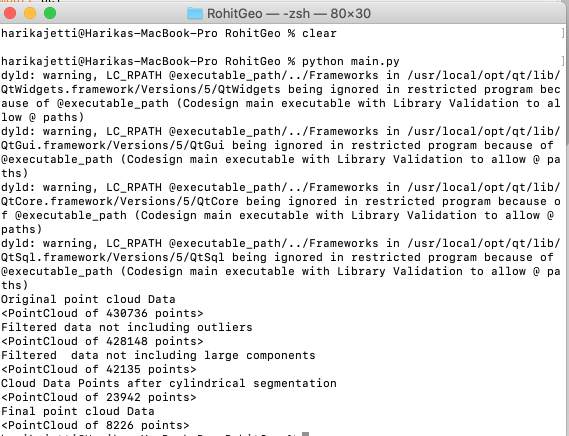
#> input picture GeoSpatialVisualization_513/Project/Code Run.png, 1138 x 872 px (shown at 1/2 size)
$ python Homework_1.py   (older library calls are emulated)
#> lines starting #> are read from the running program, lines starting #| are printed output that depends on the picture; after the words box and inside, x2 and y2 are one past the last pixel; in counts of white or black regions, pixels touching at a corner belong together
import cv2
import numpy as np
import sys
import os
import glob
from os import listdir
import scipy.ndimage as scindi
from os.path import isfile, join
import matplotlib.pyplot as plt
import matplotlib.image as mpimg

def Grayscale():
    image1 = cv2.imread('meanImg.jpg')
    img = cv2.cvtColor(image1, cv2.COLOR_BGR2GRAY)
    cv2.imshow('Grayscale Image', img)
    cv2.waitKey()
    return img

def AdaptiveThreshMean(img):
    thresh1 = cv2.adaptiveThreshold(img, 255, cv2.ADAPTIVE_THRESH_MEAN_C,
                                          cv2.THRESH_BINARY, 199, 5)
    cv2.imshow('Adaptive Threshold Mean', thresh1)
    cv2.waitKey()

def AdaptiveThreshGaussian(img):
    thresh2 = cv2.adaptiveThreshold(img, 255, cv2.ADAPTIVE_THRESH_GAUSSIAN_C,
                                              cv2.THRESH_BINARY, 199, 5)
    cv2.imshow('Adaptive Threshold Gaussian', thresh2)
    cv2.waitKey()

def GaussianFilter():
    numpy_array=cv2.imread("meanImg.jpg",0)
    image_mask = numpy_array.astype(np.uint8)
    gaussian_image = scindi.gaussian_filter(image_mask, (10,10))
    cv2.imshow('Gaussian Filter Image', gaussian_image)
    cv2.waitKey()

def MeanForImg(directory, imageNum):
    images = []
    count = 0
    directory = os.path.join(directory,'*g')
    images = glob.glob(directory)
    meanImg =  np.zeros((500, 500,3), dtype=float)
    print("Mean gradient for %s images is in progress"% imageNum)
    for i in images :
        if count < imageNum:
            image = cv2.imread(i)
            img = cv2.resize(image,(500,500))
            numpy_arrayimage = np.array(img,dtype=float)
            meanImg = meanImg + (numpy_arrayimage/imageNum)
            count = count + 1
        else:
            break
    meanImg = np.array(np.round( meanImg), dtype=np.uint8)
    cv2.imshow('Average mean Image', meanImg)
    cv2.waitKey()
    return meanImg

def MaskImg(image):
    image = cv2.normalize( image, image, 0, 255, cv2.NORM_MINMAX)
    cv2.imshow('Normalized Image',image)
    kernel = np.ones((5, 5),np.uint8)
    opening = cv2.morphologyEx(image, cv2.MORPH_OPEN, kernel, iterations = 3)
    dilated = cv2.dilate( image, kernel, iterations = 2)
    mask = cv2.erode(dilated,kernel,iterations = 2)
    mask = cv2.normalize( mask, mask, 0, 255, cv2.NORM_MINMAX)
    _, mask = cv2.threshold( mask, 100, 255,cv2.THRESH_BINARY)
    return mask

dirctory = input("Enter the directory path ")
#> the answer given: ../Project
imageNum = int(input("Enter number of images you want to process "))
#> the answer given: 3
#Finding out mean of images
meanImg = MeanForImg(dirctory, imageNum)
#> in MeanForImg, image is the input picture: shape (872, 1138, 3); mean B, G, R 231.8, 231.9, 231.9
#> in MeanForImg, `img = cv2.resize(image,(500,500))`:
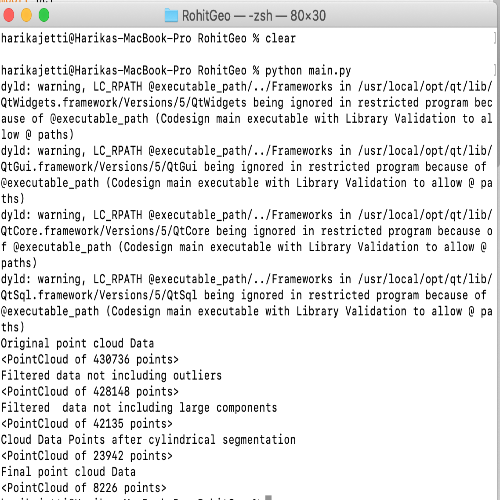
#> img: shape (500, 500, 3); mean B, G, R 231.8, 231.9, 231.9
#> in MeanForImg, `meanImg = np.array(np.round( meanImg), dtype=np.uint8)`:
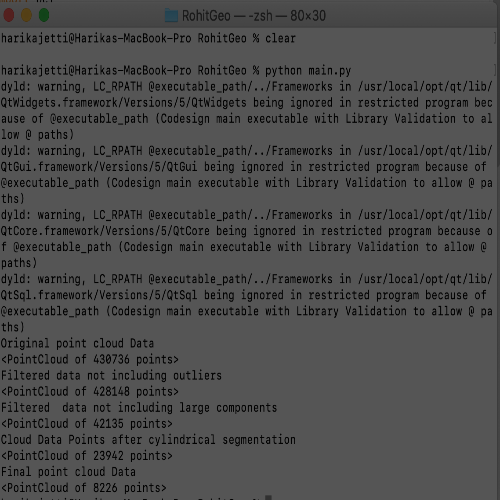
#> meanImg: shape (500, 500, 3); mean B, G, R 77.3, 77.3, 77.3
cv2.normalize(meanImg,meanImg,0,255,cv2.NORM_MINMAX,dtype=cv2.CV_32F)
cv2.imwrite("meanImg.jpg", meanImg)
#Finding out grayscale image
img = Grayscale()
#Adaptive threshold mean and gausian
AdaptiveThreshMean(img)
#> in AdaptiveThreshMean, `thresh1 = cv2.adaptiveThreshold(img, 255, cv2.ADAPTIVE_THRESH_MEAN_C, ..`:
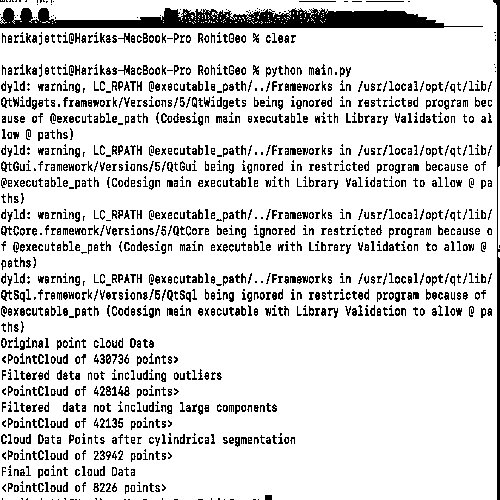
#> thresh1: shape (500, 500); 85.1% white; black in thin lines or dots
AdaptiveThreshGaussian(img)
#> in AdaptiveThreshGaussian, `thresh2 = cv2.adaptiveThreshold(img, 255, cv2.ADAPTIVE_THRESH_GAUSSIAN..`: thresh2: shape (500, 500); 85.2% white; black in thin lines or dots
#Gaussian Blur and smoothning
smooth = cv2.GaussianBlur(img,(3,3),0)
cv2.imshow('Smooth Image', smooth)
cv2.waitKey()
#Gaussian filter
GaussianFilter()
#> in GaussianFilter, `gaussian_image = scindi.gaussian_filter(image_mask, (10,10))`:
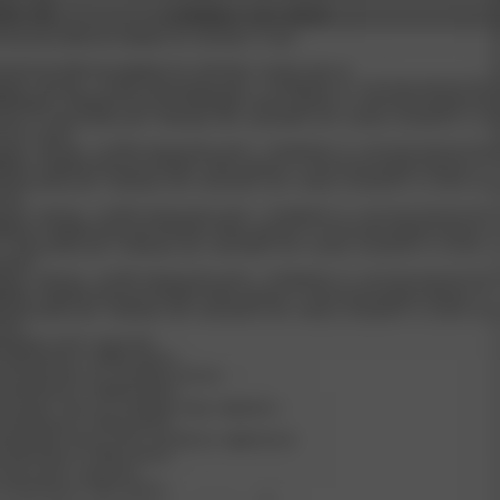
#> gaussian_image: shape (500, 500); min 65, max 85, mean 76.4
#Finally mask and smear for camera
mask = MaskImg(smooth)
#> in MaskImg, `image = cv2.normalize( image, image, 0, 255, cv2.NORM_MINMAX)`:
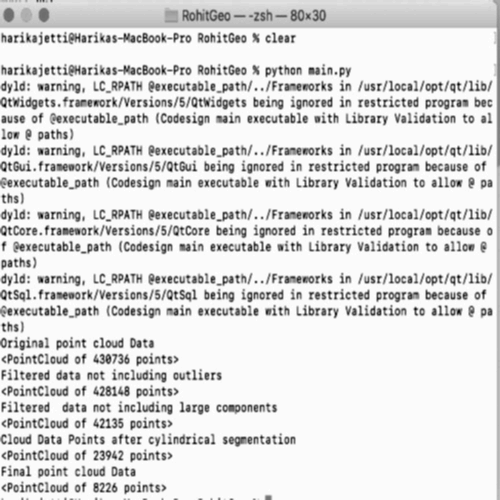
#> image: shape (500, 500); min 0, max 255, mean 222.2
#> in MaskImg, `opening = cv2.morphologyEx(image, cv2.MORPH_OPEN, kernel, iterations =..`:
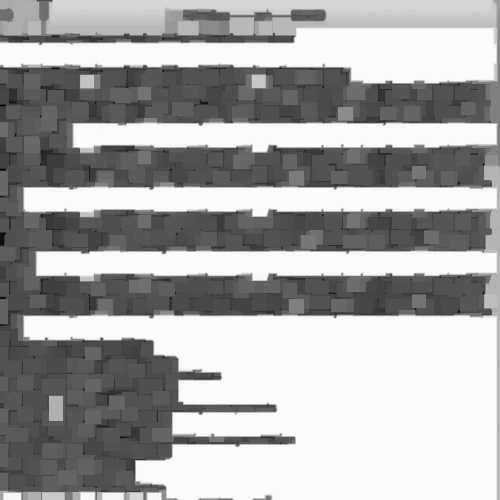
#> opening: shape (500, 500); min 0, max 251, mean 166.3
#> in MaskImg, `_, mask = cv2.threshold( mask, 100, 255,cv2.THRESH_BINARY)`:
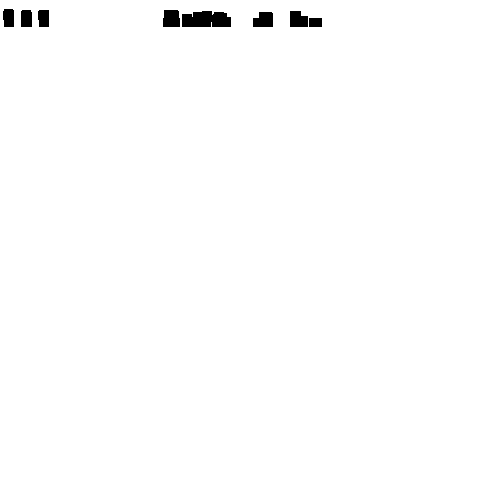
#> mask: shape (500, 500); 99.1% white; 8 black regions, largest, box (x1, y1, x2, y2) and area: (182, 11, 231, 27) 687, (163, 10, 180, 27) 272, (253, 12, 273, 27) 263
cv2.imshow('Mask Image', mask)
cv2.waitKey()
